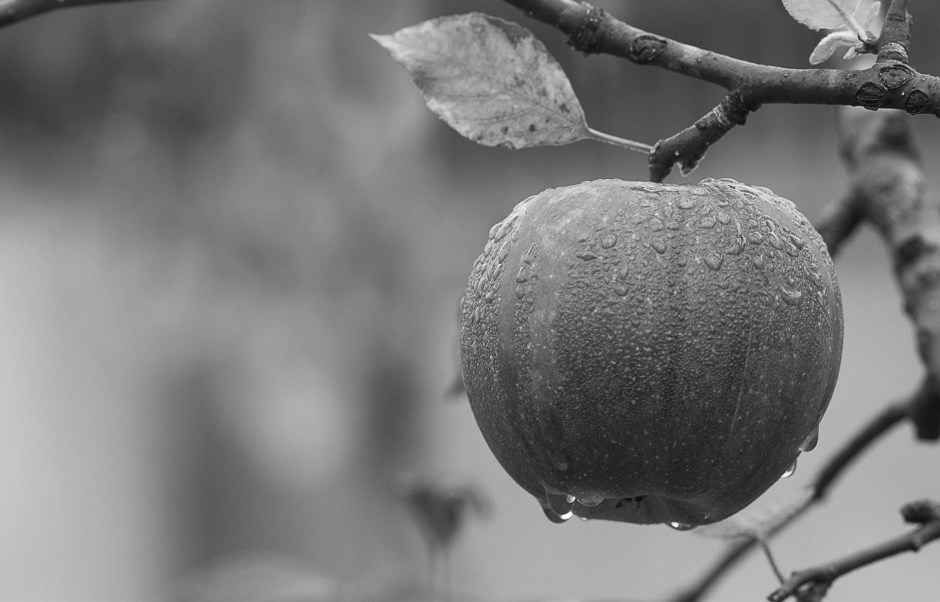
#> input picture getting_started/images/applegray.jpeg, 1880 x 1204 px (shown at 1/2 size)
$ python annotating_images.py
#> lines starting #> are read from the running program, lines starting #| are printed output that depends on the picture
#!/usr/bin/env python
# coding: utf-8

# ## Annotating Images

# A few things to note:
# - When annotating images, read them in as color images, even if they are gray. This allows you to annotate the image with color.
# - OpenCV offers built-in functions for drawing (`rectangle()`, `circle()`, `line()`, polygons, `polylines()` and `putText()`).
# - OpenCV uses `(x, y)` co-ordinate system unlike NumPy's `(y, x)`.

# We are going to load up a grayscale image as color and examine it.

# In[1]:


import cv2
import numpy as np
import matplotlib.pyplot as plt
import matplotlib


# In[2]:


#Reading a gray image as color
apple = cv2.imread("images/applegray.jpeg", cv2.IMREAD_COLOR)
#> apple is the input picture: shape (1204, 1880, 3); min 0, max 255, mean 121.2

#Reading the same gray image unchanged
un_apple = cv2.imread("images/applegray.jpeg", cv2.IMREAD_UNCHANGED)
#> un_apple: shape (1204, 1880); min 0, max 255, mean 121.2

print(apple.shape)
#| (1204, 1880, 3)
print(un_apple.shape)
#| (1204, 1880)


# In[3]:


fig, axs = plt.subplots(1, 2, figsize=[20, 5])
axs[0].imshow(apple, cmap='gray')
axs[1].imshow(un_apple, cmap="gray")
axs[0].set(title = "3-channel gray")
axs[1].set(title = "Original")


# The images look similar. This is because at any point in the original, say `[30, 56]` there is a value `123`, the 3-channel gray will have the same value across its 3 channels. Hence, any single channel in the 3-channel gray is exactly similar to the Original. Let us examine this.

# # Examining the images
#This portion is a detour and runs from ln[4] - ln[62] ('Back to annotating)

# In[4]:


#Examine the values
for y in range(30, 1200, 43):
    for x in range(30, 1750, 37):
        print(f'({y},{x})', un_apple[y, x], end = ' == ')
        print(f'({y},{x})', apple[y, x])
#> this loop made 28 passes
#> (printed output is left out)


# From the above, we see that where `un_apple` is a certain number, `n`, `apple` is `[n, n, n]`. It follows, then, that any channel `c` of `apple` is equal to `un_apple`.

# In[5]:


#Showing that any channel c of `apple` is equal to un_apple
for x in range(3):
    print( (apple[:, :, x] == un_apple).all())


# We see that indeed this is true. In essence the ranges of both `apple` and `un_apple` are the same, a maximum of 256 colors. Let us map `apple`'s range to see its colors

# In[6]:


#Building the range
rang = np.arange(256)
#We will create an image with the values [0 - 255] repeated in a 3-channel image to see what colors they are in RGB
colors = np.empty((256, 1024, 3), dtype = np.uint8)

for x in range(0, colors.shape[1], 4):
    colors[:, x:x + 4] = x/4


# In[7]:


plt.figure(figsize=[12, 12])
plt.imshow(colors)


# This is the output color image. Every `[n, n, n]` for 0 <= n < 256 produces a gray image as we would get if we plotted a single channel.

# ### Curiously

# ### How would `apple` look like in HSV?

# In[8]:


apple_hsv = cv2.cvtColor(apple, cv2.COLOR_RGB2HSV)
#> apple_hsv: shape (1204, 1880, 3); mean H, S, V 0, 0, 121.2


# In[9]:


apple_hsv.shape


# In[10]:


fig2, ax2 = plt.subplots(1, 3, figsize=[20, 10])
h, s, v = cv2.split(apple_hsv)
#> h: shape (1204, 1880); every value is 0

#hue
ax2[0].imshow(h, cmap="gray")
ax2[0].set(title="hue")

#saturation
ax2[1].imshow(s, cmap="gray")
ax2[1].set(title="saturation")

#value
ax2[2].imshow(v, cmap="gray")
_= ax2[2].set(title='value')


# It seems that hue(type of color) and saturation(strength/intensity of that color) are at 0.

# In[11]:


print('hue:', np.unique(h))
print('saturation:', np.unique(s))
print('value:', np.unique(v))


# Yes, only value exists, for our image.

# # Back to Annotating

# The other forms of annotation are pretty basic. We are going
# to draw a polygon around the apple.

# In[62]:


#defining the points
#numpy uses (x, y)

pts = np.array([
                [395, 1045],
                [600, 915],
                [800, 930],
                [1025, 1125],
                [1040, 1260],
                [1000, 1520],
                [800, 1665],
                [600, 1690],
                [415, 1600],
                [375, 1345]
               ], np.int32)


#params
isClosed = True #Whether to close the polygon
color = (0, 0, 255) #Specify color in BGR -> Red
thickness = 15 #thickness of the line
#type of line AA(Anti-aliasing) gives smooth lines,
#can also use LINE_8 (jagged lines)

linetype = cv2.LINE_AA


# In[63]:


#OpenCv takes (x, y) coordinates
#We switch y, x -> x, y;
for x in range(pts.shape[0]):
    pts[x] = pts[x][::-1]


# In[64]:


print(pts)


# In[65]:


pts = pts.reshape((-1, 1, 2)) #Must be a n by 2 array


# In[66]:


drawn_apple = cv2.polylines(apple.copy(), [pts], True, color, thickness=thickness, lineType=linetype)
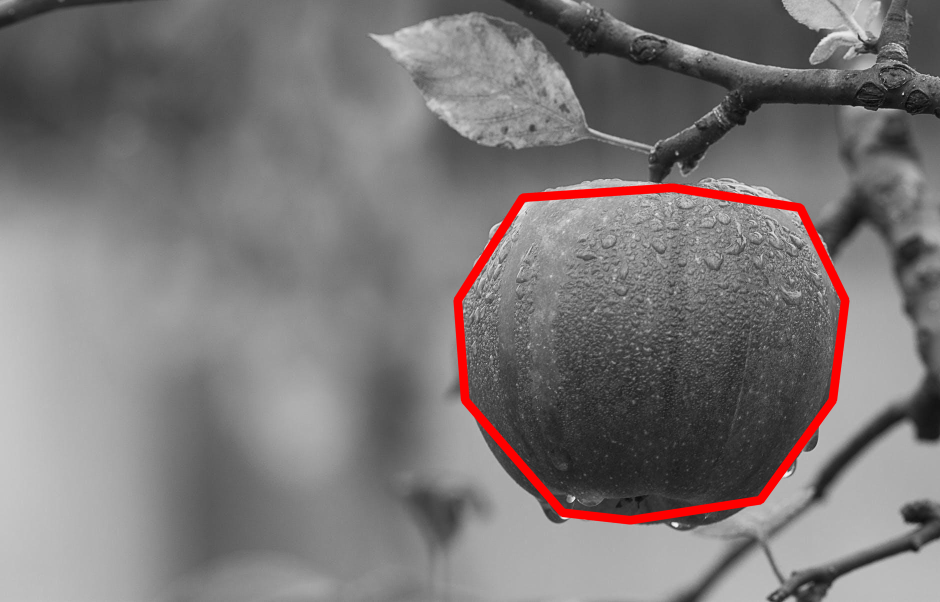
#> drawn_apple: shape (1204, 1880, 3) (shown at 1/2 size); mean B, G, R 119, 119, 123.6

#plot
plt.figure(figsize=[10, 10])
plt.imshow(drawn_apple[:, :, ::-1])


# In order to close the polygon, ensure to pass the points as a list, i.e `[pts]` and not just as an ndarray `pts`.

# In[ ]:

#Save the apple
cv2.imwrite('drawn_gray_apple.png', drawn_apple)
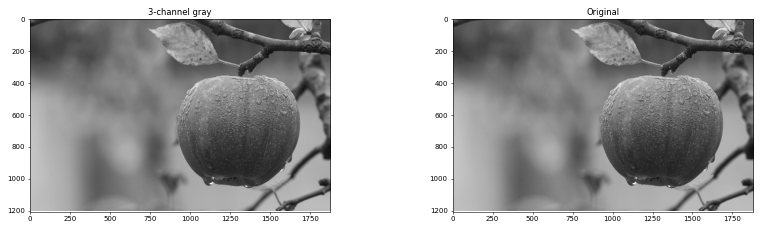
#> figure drawn by matplotlib, 2 panels
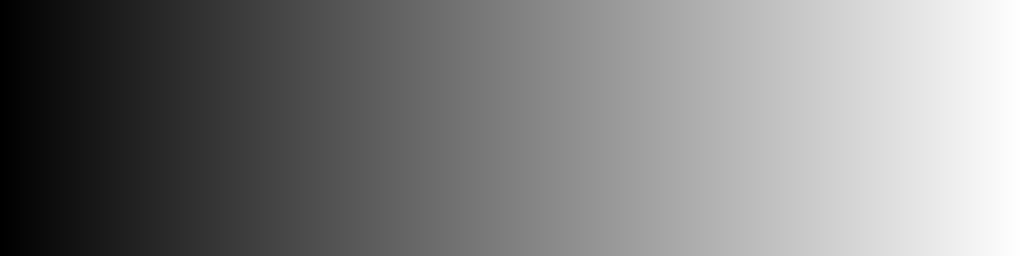
#> shown: shape (256, 1024, 3); min 0, max 255, mean 127.5
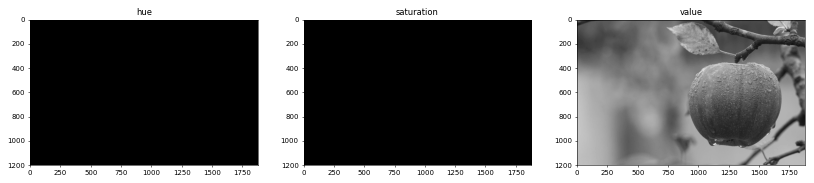
#> figure drawn by matplotlib, 3 panels
